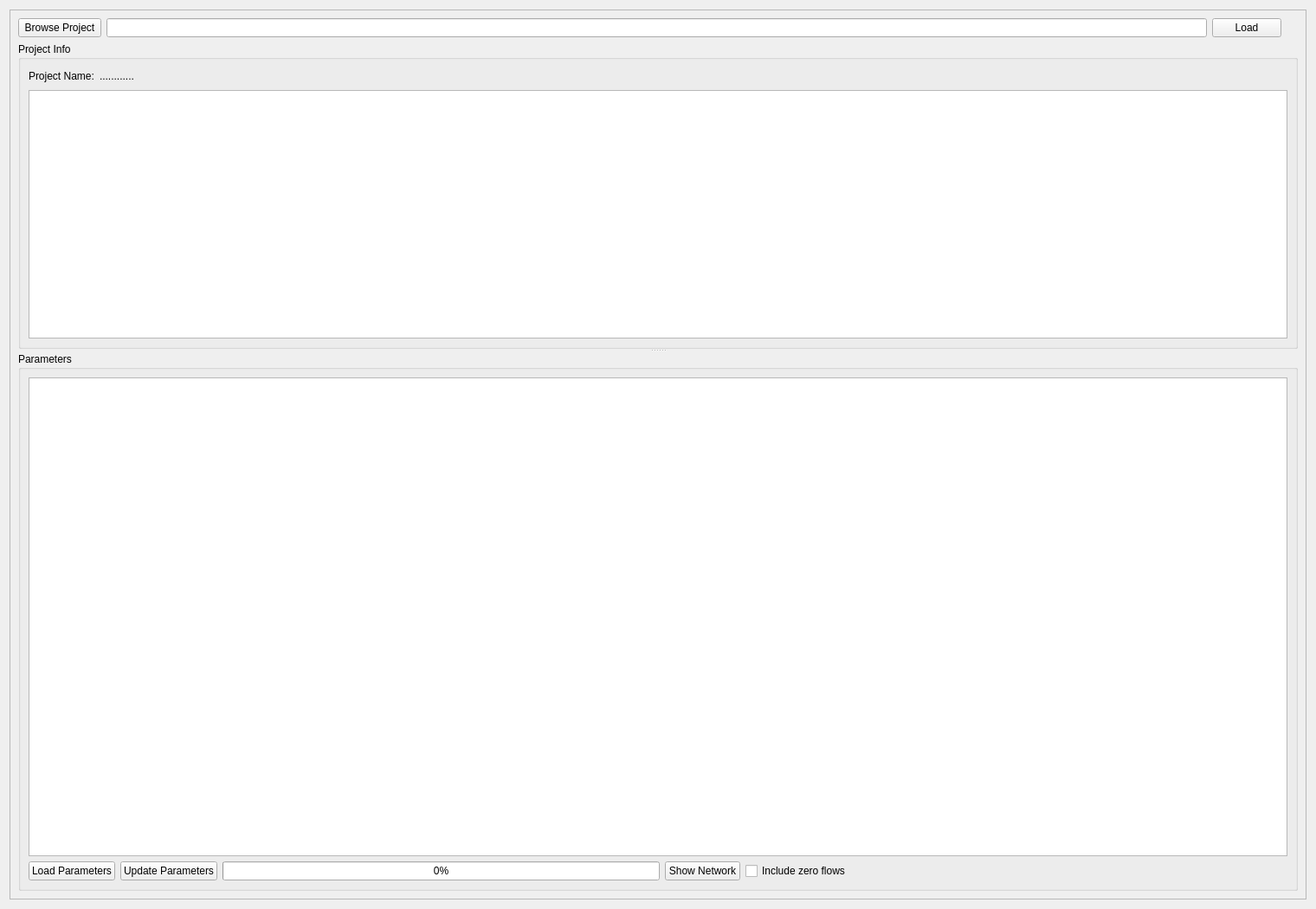
          <widget class="QWidget" name="scrollAreaWidgetContents_7">
           <property name="geometry">
            <rect>
             <x>0</x>
             <y>0</y>
             <width>1520</width>
             <height>1050</height>
            </rect>
           </property>
           <layout class="QGridLayout" name="gridLayout_106">
            <item row="0" column="0">
             <widget class="QFrame" name="frame_40">
              <property name="frameShape">
               <enum>QFrame::StyledPanel</enum>
              </property>
              <property name="frameShadow">
               <enum>QFrame::Raised</enum>
              </property>
              <layout class="QGridLayout" name="gridLayout_3">
               <item row="0" column="0">
                <layout class="QHBoxLayout" name="horizontalLayout">
                 <item>
                  <widget class="QToolButton" name="Br_Project_btm">
                   <property name="sizePolicy">
                    <sizepolicy hsizetype="Preferred" vsizetype="Preferred">
                     <horstretch>0</horstretch>
                     <verstretch>0</verstretch>
                    </sizepolicy>
                   </property>
                   <property name="text">
                    <string>Browse Project</string>
                   </property>
                  </widget>
                 </item>
                 <item>
                  <widget class="QLineEdit" name="Project_address">
                   <property name="sizePolicy">
                    <sizepolicy hsizetype="Expanding" vsizetype="Preferred">
                     <horstretch>0</horstretch>
                     <verstretch>0</verstretch>
                    </sizepolicy>
                   </property>
                   <property name="minimumSize">
                    <size>
                     <width>0</width>
                     <height>0</height>
                    </size>
                   </property>
                  </widget>
                 </item>
                 <item>
                  <widget class="QPushButton" name="Load_Project_btm">
                   <property name="text">
                    <string>Load</string>
                   </property>
                   <property name="icon">
                    <iconset resource="PyWOLF_Resource.qrc">
                     <normaloff>:/ICONS/PySWOLF_ICONS/Load.png</normaloff>:/ICONS/PySWOLF_ICONS/Load.png</iconset>
                   </property>
                  </widget>
                 </item>
                </layout>
               </item>
               <item row="0" column="1">
                <widget class="QLabel" name="label_53">
                 <property name="text">
                  <string/>
                 </property>
                </widget>
               </item>
               <item row="1" column="0" colspan="3">
                <widget class="QSplitter" name="splitter_2">
                 <property name="orientation">
                  <enum>Qt::Vertical</enum>
                 </property>
                 <widget class="QGroupBox" name="groupBox_7">
                  <property name="title">
                   <string>Project Info</string>
                  </property>
                  <layout class="QGridLayout" name="gridLayout_75">
                   <item row="0" column="0">
                    <layout class="QHBoxLayout" name="horizontalLayout_17">
                     <item>
                      <widget class="QLabel" name="label_54">
                       <property name="minimumSize">
                        <size>
                         <width>0</width>
                         <height>0</height>
                        </size>
                       </property>
                       <property name="text">
                        <string>Project Name:</string>
                       </property>
                      </widget>
                     </item>
                     <item>
                      <widget class="QLabel" name="load_P_name">
                       <property name="minimumSize">
                        <size>
                         <width>0</width>
                         <height>0</height>
                        </size>
                       </property>
                       <property name="text">
                        <string>............</string>
                       </property>
                      </widget>
                     </item>
                     <item>
                      <spacer name="horizontalSpacer_20">
                       <property name="orientation">
                        <enum>Qt::Horizontal</enum>
                       </property>
                       <property name="sizeHint" stdset="0">
                        <size>
                         <width>527</width>
                         <height>20</height>
                        </size>
                       </property>
                      </spacer>
                     </item>
                    </layout>
                   </item>
                   <item row="1" column="0">
                    <widget class="QTableView" name="load_treatment_info">
                     <property name="minimumSize">
                      <size>
                       <width>0</width>
                       <height>200</height>
                      </size>
                     </property>
                    </widget>
                   </item>
                  </layout>
                 </widget>
                 <widget class="QGroupBox" name="groupBox_10">
                  <property name="title">
                   <string>Parameters</string>
                  </property>
                  <layout class="QGridLayout" name="gridLayout_74">
                   <item row="0" column="0">
                    <widget class="QTableView" name="load_Param_table">
                     <property name="minimumSize">
                      <size>
                       <width>0</width>
                       <height>400</height>
                      </size>
                     </property>
                    </widget>
                   </item>
                   <item row="1" column="0">
                    <layout class="QHBoxLayout" name="horizontalLayout_16">
                     <item>
                      <widget class="QPushButton" name="Load_params_Load">
                       <property name="text">
                        <string>Load Parameters</string>
                       </property>
                       <property name="icon">
                        <iconset resource="PyWOLF_Resource.qrc">
                         <normaloff>:/ICONS/PySWOLF_ICONS/Load.png</normaloff>:/ICONS/PySWOLF_ICONS/Load.png</iconset>
                       </property>
                      </widget>
                     </item>
                     <item>
                      <widget class="QPushButton" name="load_update_param">
                       <property name="text">
                        <string>Update Parameters</string>
                       </property>
                       <property name="icon">
                        <iconset resource="PyWOLF_Resource.qrc">
                         <normaloff>:/ICONS/PySWOLF_ICONS/Update.png</normaloff>:/ICONS/PySWOLF_ICONS/Update.png</iconset>
                       </property>
                      </widget>
                     </item>
                     <item>
                      <widget class="QProgressBar" name="load_PBar_updateParam">
                       <property name="value">
                        <number>0</number>
                       </property>
                      </widget>
                     </item>
                     <item>
                      <widget class="QPushButton" name="Show_SWM_Network_Load">
                       <property name="text">
                        <string>Show Network</string>
                       </property>
                       <property name="icon">
                        <iconset resource="PyWOLF_Resource.qrc">
                         <normaloff>:/ICONS/PySWOLF_ICONS/show.png</normaloff>:/ICONS/PySWOLF_ICONS/show.png</iconset>
                       </property>
                      </widget>
                     </item>
                     <item>
                      <widget class="QCheckBox" name="Show_SWM_Network_Load_AllFlows">
                       <property name="text">
                        <string>Include zero flows</string>
                       </property>
                      </widget>
                     </item>
                     <item>
                      <spacer name="horizontalSpacer_19">
                       <property name="orientation">
                        <enum>Qt::Horizontal</enum>
                       </property>
                       <property name="sizeHint" stdset="0">
                        <size>
                         <width>40</width>
                         <height>20</height>
                        </size>
                       </property>
                      </spacer>
                     </item>
                    </layout>
                   </item>
                  </layout>
                 </widget>
                </widget>
               </item>
              </layout>
             </widget>
            </item>
           </layout>
          </widget>
